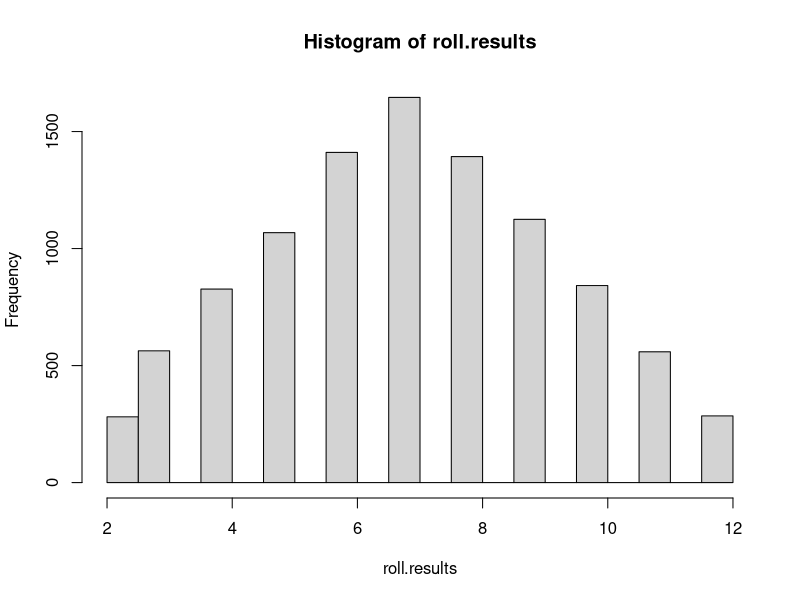
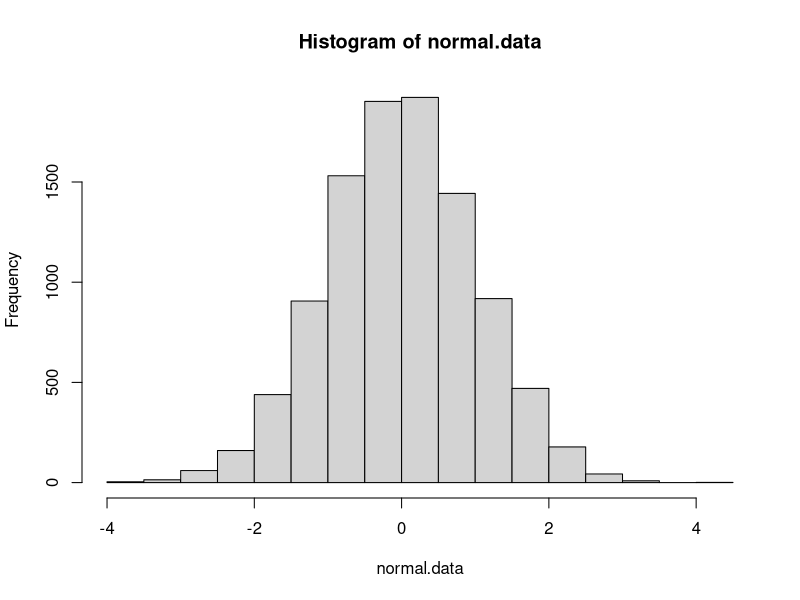
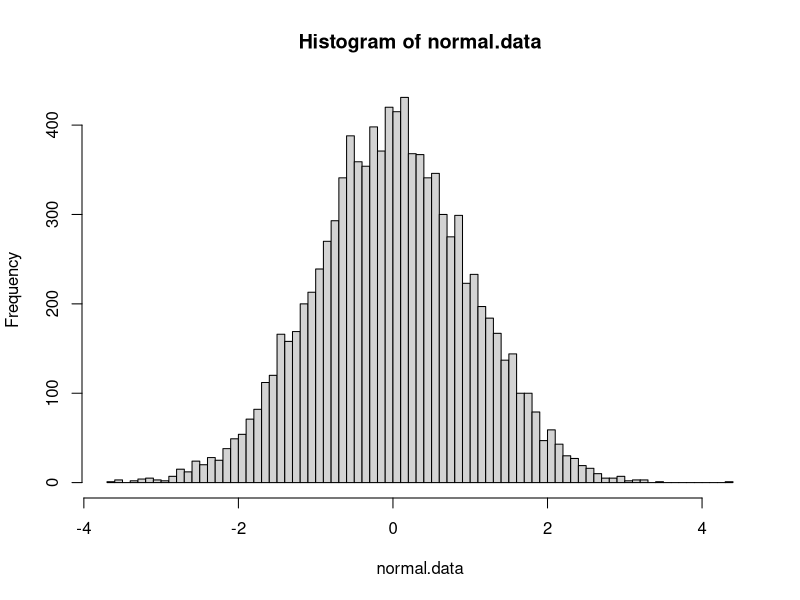

Recreate these plots in R, in order.
# for loops ####

# sometimes we want to repeat a section of code making a small change
# each time. a for loop allows us to do this without rewriting code 
# unnecessarily. here's an example:

for(i in 1:10){
  print(i)
}

# if you run the code above, the print statement executes 10 times.
# the first time it executes, i is 1. the second time i is 2. and so on.

# let's look a little more carefully at the piece of the for loop inside the
# parentheses. the first part declares the name of a variable. this can be
# whatever you want. the "in" keyword separates the name of the variable
# from the values that the variable will take. those are specified to the right.
# in the above example, we use the array of integers from 1 to 10, declared
# with the : operator.

# note that the values that the variable takes can be any kind of array/vector,
# such as the following examples.

for(word in c('four','score','and','seven','years')){
  print(word)
}

for(odd.number in c(1,3,5,7,9)){
  print(odd.number)
}

for(even.number in seq(from=2, to=20, by=2)){
  print(even.number)
}

# write a for loop that prints every interger from 1 to 100 and if the number is divisble
# by 5. for example, the first few print outs should be:
# 1 is not divisible by 5
# 2 is not divisible by 5
# 3 is not divisible by 5
# 4 is not divisible by 5
# 5 is divisible by 5
# 6 is not divisible by 5

# hint: two helpful functions will be paste() and the modulus %% operator.

for(i in 1:100){
  if(i %% 5 == 0){
    print(paste(i, "is divisible by 5"))
  }
  if(i %% 5 != 0){
    print(paste(i, "is not divisible by 5"))
  }
}

# another thing that we sometimes want to do with a for loop is to store the results
# of the loop in a data structure. the following code creates an array and puts a random
# number in each element of the array (there are faster ways to do this in R, this example
# is just for pedagogical purposes)

random.numbers <- numeric()
for(i in 1:100){
  random.numbers[i] <- rnorm(1,mean=0,sd=1)
}

# using a for loop, create a new array that is 2 items shorter than the random.numbers array
# created above. each element in this array should be the average of the three neighboring items
# in random.numbers (we are applying a simple smoothing function to the data). for example,
# the first element in the array would be the average of random.numbers[1:3], the second would
# be the average of random.numbers[2:4], and so on.

running.average <- numeric()
for(i in 2:(length(random.numbers)-1)){
  running.average[i-1] <- mean(random.numbers[(i-1):(i+1)])
}

# while loops ####

# a different kind of loop is a while loop. a while loop runs while some statement is true.
# once the statement is no longer true, it stops. for example, the following code will run
# until i < 10 is no longer true.

i <- 0
while(i < 10){
  print(i)
  i <- i + 1
}

# while loops can be useful when you don't know exactly how many times you need to 
# repeat code. for example, if your code has some element of randomness. the following
# code will run until the number 4 is randomly chosen

num_loops <- 0
while(sample(1:10, 1) != 4){
  num_loops <- num_loops + 1
}
print(num_loops)

# write a while loop that generates three random integers between 1 and 6, and stops
# when they are all the same number. count the number of loops that it takes.

# there are many different ways to check for equality among all the numbers.
# this isn't the cleverest, but it should be easier to understand

numbers <- sample(1:6, 3, replace=T) # generate three random numbers
num_loops <- 0
while(numbers[1] != numbers[2] || numbers[2] != numbers[3]){
  numbers <- sample(1:6, 3, replace=T)
  num_loops <- num_loops + 1
}
print(num_loops)

# replicate ####

# R has lots of built in methods to avoid for loops. one of those methods is replicate().
# replicate() lets us run a function repeatedly and store the result of each run in an array.
# this is really useful for monte carlo simulations, where we run a function that has some
# stochastic element over and over again to calculate long-run probabilities.

# first, write a function below that simulates a roll of 2 six-sided dice. (each die has an
# equal probability of generating each interger between 1 and 6).

dice.roll <- function(){
 return(sum(sample(1:6, 2, replace=T)))
}

# we can use replicate to simulate rolling a pair of dice thousands of times and observing
# the empirical probability of these events.

roll.results <- replicate(10000, dice.roll())

# the actual probability of getting a 2 is 1/36. can you determine what proportion of the
# simulated rolls are 2? how close is it to 1/36?

sum(roll.results == 2) / length(roll.results)
1 / 36

# hist ####

# a useful function for visualizing distributions, like the simulated dice rolls, is the
# hist() function (short for histogram). here's a histogram for the roll.results generated
# above:

hist(roll.results)

# sometimes you'll want to tweak the settings of the plot, especially the number of different
# bins in the histogram. for example, here's a set of random numbers generated from a normal
# distribution with mean 0 and standard deviation 1:

normal.data <- rnorm(10000, mean=0,sd=1)
hist(normal.data)

# the above histogram does an OK job, but with 10,000 data points we can afford to use
# narrower bins and get a better picture of the data:

hist(normal.data, breaks=100)

# matrix ####

# when we create arrays with c(), we call these one-dimensional arrays. it's like
# creating a single row (or column) of data on a spreadsheet. sometimes we need to 
# store two-dimensional data. for this, R has a function called matrix()

m <- matrix(1:10, nrow=2)

# run the code above, and then click the m object in the Environment pane (top-right)
# to open the matrix object. notice that the matrix has 2 rows and 5 columns. R 
# automatically figured out that we needed 5 columns, based on the number of data
# points and the number of rows. also note that the data are added by column. the
# first column has 1, 2, instead of the first row having 1, 2, 3, 4, 5. using the help
# function (?matrix) or a google search, figure out how to generate the matrix so the 
# data are added by row. if done correctly the matrix should look like this:

# 1 2 3 4 5
# 6 7 8 9 10

m <- matrix(1:10, nrow=2, byrow=T)
m

# to extract values from the matrix, we use the same array brackets as before []. 
# but, we can specify both dimensions. for example,

row <- 1
column <- 3
m[row, column] # should be 3 for the matrix created by row, or 5 for the created matrix by column.

# one other thing you can do is extract an entire row or column, simply by not specifying a value
# for the other dimension

m[row, ] # extracts the entire row
m[, column] # extract the entire column

# create a 10x10 matrix filled with 100 random integers between 1 and 4. then extract the 2nd row
# of the matrix and calculate the sum of all the values in that row. hint: no loops are necessary!
# check out the size and replace arguments of sample (?sample). 

random.matrix <- matrix(sample(1:4, 100, replace=T),nrow=10)
sum(random.matrix[2,])

# finally, you can also extract just a piece of a matrix.

five.by.five <- matrix(1:25, nrow=5)
three.by.three <- five.by.five[1:3, 2:4]

# the above code creates a 5x5 matrix, and then selects rows 1-3 and columns 2-4 of that matrix
# to extract a subset.

# write code to extract a 2x2 matrix, containing just the EVEN columns and rows of the
# five.by.five matrix. hint: use c() to create lists of non-consecutive integers.

five.by.five[c(2,4), c(2,4)]

# max(), min(), which(), and sample() ####

# max() and min() return the maximum and minimum value of a set of numbers.

max(1:25)
min(1:25)

# which() returns the LOCATION of specified items in an array or matrix

wheres.waldo <- c('Not Waldo', 'Not Waldo', 'Waldo', 'Not Waldo')
which(wheres.waldo == 'Waldo') 

# sample(), in addition to generating random numbers, can also be used to reorder an
# array:

in.order <- 1:100
random.order <- sample(in.order)
print(random.order)

# this works because by default sample returns a number of samples equal to the set of
# items being sampled from, and it samples without replacement (meaning each item can
# only be sampled one time).

# put together the four functions above (min(), max(), which(), and sample()) to generate
# an array containing the integers 1-50 in a random order, and find the LOCATION of the minimum
# and maximum values in the array.

array.search <- sample(1:50)
which(array.search == min(array.search))
which(array.search == max(array.search))
